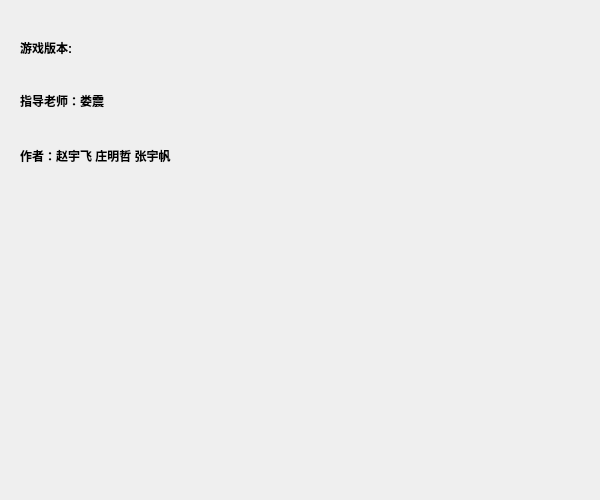
<?xml version="1.0" encoding="UTF-8"?>
<ui version="4.0">
 <class>AboutDialog</class>
 <widget class="QDialog" name="AboutDialog">
  <property name="geometry">
   <rect>
    <x>0</x>
    <y>0</y>
    <width>600</width>
    <height>500</height>
   </rect>
  </property>
  <property name="windowTitle">
   <string>Dialog</string>
  </property>
  <widget class="QLabel" name="label">
   <property name="geometry">
    <rect>
     <x>20</x>
     <y>140</y>
     <width>311</width>
     <height>31</height>
    </rect>
   </property>
   <property name="font">
    <font>
     <weight>75</weight>
     <bold>true</bold>
    </font>
   </property>
   <property name="text">
    <string>作者：赵宇飞 庄明哲 张宇帆</string>
   </property>
  </widget>
  <widget class="QLabel" name="label_2">
   <property name="geometry">
    <rect>
     <x>20</x>
     <y>90</y>
     <width>301</width>
     <height>21</height>
    </rect>
   </property>
   <property name="font">
    <font>
     <weight>75</weight>
     <bold>true</bold>
    </font>
   </property>
   <property name="text">
    <string>指导老师：娄震</string>
   </property>
  </widget>
  <widget class="QLabel" name="label_3">
   <property name="geometry">
    <rect>
     <x>20</x>
     <y>40</y>
     <width>281</width>
     <height>16</height>
    </rect>
   </property>
   <property name="font">
    <font>
     <weight>75</weight>
     <bold>true</bold>
    </font>
   </property>
   <property name="text">
    <string>游戏版本:</string>
   </property>
  </widget>
 </widget>
 <resources/>
 <connections/>
</ui>
